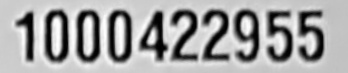
#> input picture Scripts/ExtractedImages/Batch#.jpg, 348 x 73 px
$ python -i imagepreprocessing.py   (imports and definitions only)
#> lines starting #> are read from the running program, lines starting #| are printed output that depends on the picture; after the words box and inside, x2 and y2 are one past the last pixel; in counts of white or black regions, pixels touching at a corner belong together
#> further down, picture is the input picture: shape (73, 348, 3); min 0, max 255, mean 163.1
import cv2
import numpy as np
import pytesseract

myconfig = r"--psm 6 --oem 3"


def imageBinarization(image):
    img = cv2.cvtColor(image, cv2.COLOR_BGR2GRAY)
    img = cv2.adaptiveThreshold(img, 255, cv2.ADAPTIVE_THRESH_GAUSSIAN_C, cv2.THRESH_BINARY, 101, 3)
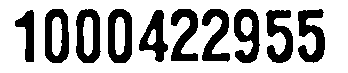
#> img: shape (73, 348); 69% white; 10 black regions, largest, box (x1, y1, x2, y2) and area: (298, 9, 325, 63) 865, (108, 9, 132, 63) 852, (234, 9, 260, 63) 842
    img = cv2.cvtColor(img, cv2.COLOR_GRAY2BGR)
    return img


def imageNoiseRemoval(image):
    image = cv2.fastNlMeansDenoisingColored(image, None, 10, 10, 7, 15)
    return image


def imageThinner(image):
    kernel = np.ones((2, 2), np.uint8)
    erosion = cv2.erode(image, kernel, iterations=2)
    return erosion

# [12 lines of commented-out code are left out]

>>> import cv2
>>> picture = cv2.imread('ExtractedImages/Batch#.jpg')
>>> result = imageBinarization(picture)

$ run again, on Scripts/ExtractedImages/Lot#.jpg
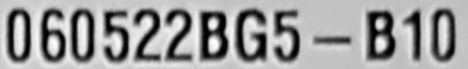
#> input picture Scripts/ExtractedImages/Lot#.jpg, 468 x 69 px
#> picture is the input picture: shape (69, 468, 3); min 0, max 254, mean 156.1
#> in imageBinarization, `img = cv2.adaptiveThreshold(img, 255, cv2.ADAPTIVE_THRESH_GAUSSIAN_C, ..`:
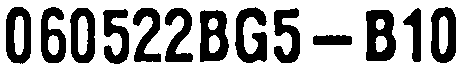
#> img: shape (69, 468); 65.8% white; 13 black regions, largest, box (x1, y1, x2, y2) and area: (366, 10, 396, 61) 1135, (235, 7, 267, 63) 1055, (200, 10, 229, 62) 1045

$ run again, on Scripts/ExtractedImages/Part#.jpg
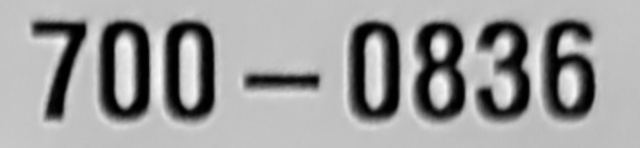
#> input picture Scripts/ExtractedImages/Part#.jpg, 640 x 148 px
#> picture is the input picture: shape (148, 640, 3); min 0, max 250, mean 156.7
#> in imageBinarization, `img = cv2.adaptiveThreshold(img, 255, cv2.ADAPTIVE_THRESH_GAUSSIAN_C, ..`:
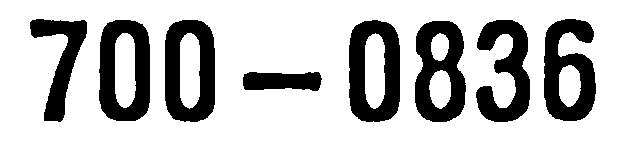
#> img: shape (148, 640); 75.5% white; 8 black regions, largest, box (x1, y1, x2, y2) and area: (349, 20, 400, 122) 3392, (544, 19, 596, 121) 3319, (165, 20, 215, 122) 3319

$ run again, on Scripts/ExtractedImages/Qty.jpg
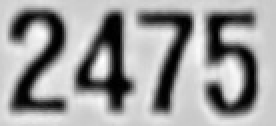
#> input picture Scripts/ExtractedImages/Qty.jpg, 138 x 63 px (shown 2 times larger)
#> picture is the input picture: shape (63, 138, 3); min 0, max 255, mean 156.4
#> in imageBinarization, `img = cv2.adaptiveThreshold(img, 255, cv2.ADAPTIVE_THRESH_GAUSSIAN_C, ..`:
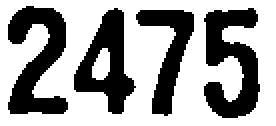
#> img: shape (63, 138) (shown 2 times larger); 62.9% white; 4 black regions, box (x1, y1, x2, y2) and area: (102, 4, 130, 59) 922, (4, 3, 34, 57) 906, (37, 4, 68, 57) 770, (68, 5, 97, 58) 628
